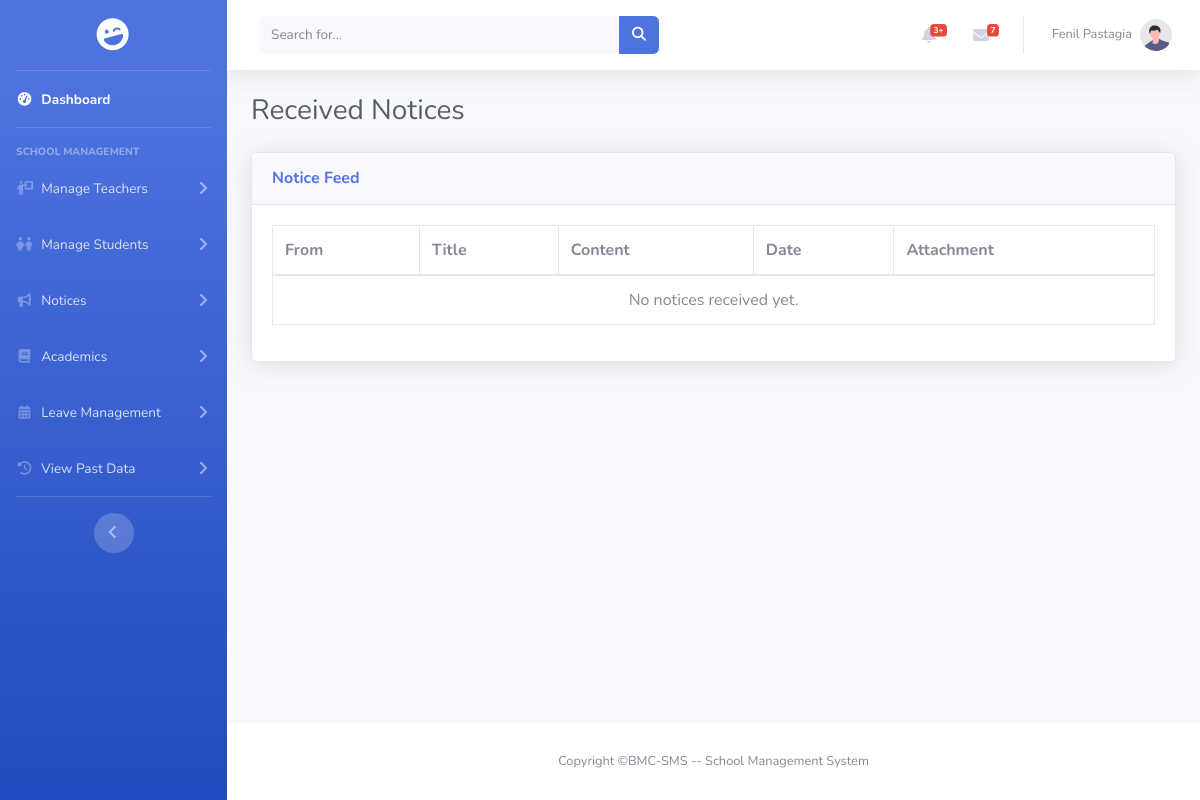
The app's page /pages/principal/view_notice.php (signed in), older data.
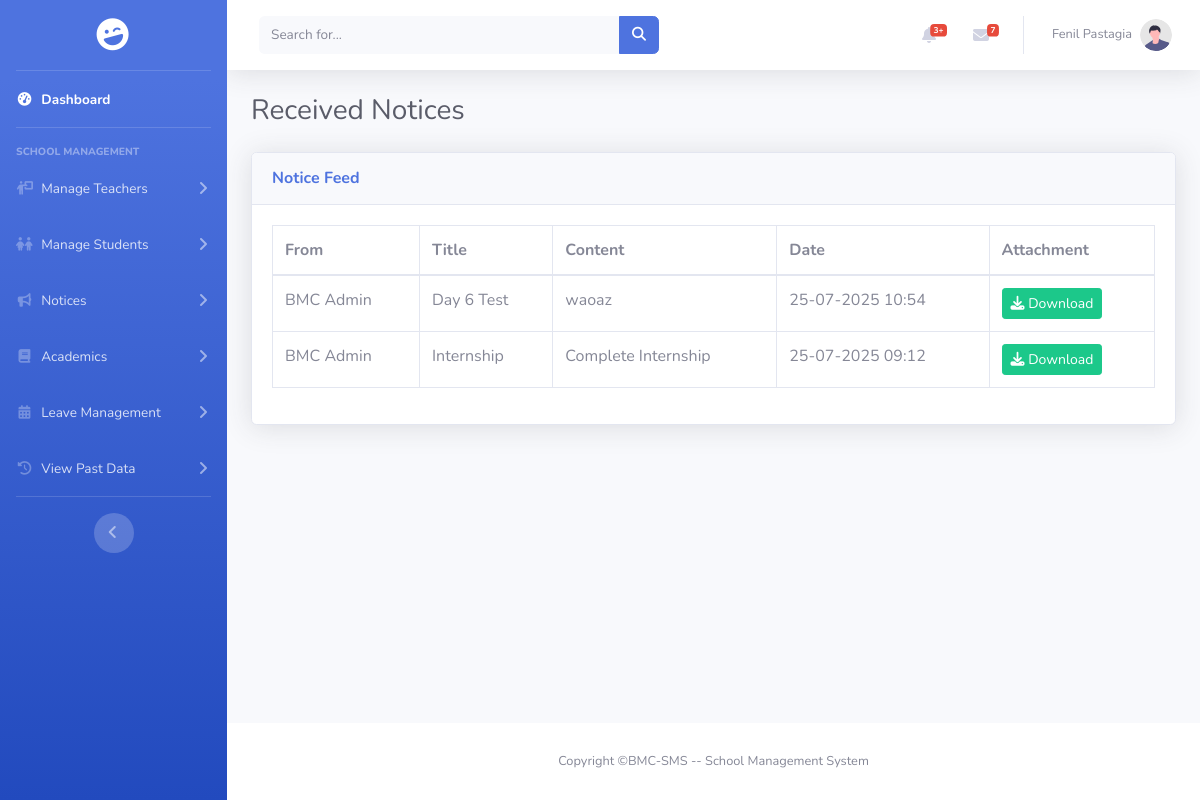
The same page, newer data.
### tables this page shows
CREATE TABLE `notice` (
  `id` int(11) NOT NULL,
  `user_id` int(11) NOT NULL,
  `title` varchar(255) NOT NULL,
  `content` text NOT NULL,
  `file_path` varchar(255) DEFAULT NULL,
  `original_filename` varchar(255) DEFAULT NULL,
  `created_at` timestamp NOT NULL DEFAULT current_timestamp()
);

### pages/principal/view_notice.php (the view, shortened to what this page needs)
<?php
include_once "../../includes/connect.php";
$notices = [];
$sql = "SELECT
            n.title,
            n.content,
            n.file_path,
            n.original_filename,
            n.created_at,
            'BMC Admin' as sender
         FROM notice n
         ORDER BY n.created_at DESC";
$stmt = $conn->prepare($sql);
if ($stmt) {
    $stmt->execute();
    $result = $stmt->get_result();
    while ($row = $result->fetch_assoc()) {
        $notices[] = $row;
    }
}
?>
<!DOCTYPE html>
<html lang="en">
<head>
    <link rel="stylesheet" href="https://cdnjs.cloudflare.com/ajax/libs/font-awesome/6.5.2/css/all.min.css" />
    <link rel="stylesheet" href="https://cdn.jsdelivr.net/npm/bootstrap@4.6.2/dist/css/bootstrap.min.css">
    <link rel="stylesheet" href="https://cdn.datatables.net/1.10.21/css/dataTables.bootstrap4.min.css">
    <link href="../../assets/css/sb-admin-2.min.css" rel="stylesheet">
    <link rel="stylesheet" href="../../assets/css/sidebar.css">
    <link rel="stylesheet" href="../../assets/css/scrollbar_hidden.css">
</head>
<body id="page-top">
    <div id="wrapper">
        <?php include '../../includes/sidebar.php'; ?>
        <div id="content-wrapper" class="d-flex flex-column">
            <div id="content">
                <?php include '../../includes/header.php'; ?>
                <div class="container-fluid">
                    <h1 class="h3 mb-4 text-gray-800">Received Notices</h1>
                    <div class="card shadow mb-4">
                        <div class="card-header py-3">
                            <h6 class="m-0 font-weight-bold text-primary">Notice Feed</h6>
                        </div>
                        <div class="card-body">
                            <div class="table-responsive">
                                <table class="table table-bordered" id="dataTable" width="100%" cellspacing="0">
                                    <thead>
                                        <tr>
                                            <th>From</th>
                                            <th>Title</th>
                                            <th>Content</th>
                                            <th>Date</th>
                                            <th>Attachment</th>
                                        </tr>
                                    </thead>
                                    <tbody>
                                        <?php foreach ($notices as $notice): ?>
                                            <tr>
                                                <td><?php echo htmlspecialchars($notice['sender']); ?></td>
                                                <td><?php echo htmlspecialchars($notice['title']); ?></td>
                                                <td><?php echo nl2br(htmlspecialchars($notice['content'])); ?></td>
                                                <td><?php echo date('d-m-Y H:i', strtotime($notice['created_at'])); ?></td>
                                                <td>
                                                    <?php if ($notice['file_path']): ?>
                                                        <a href="<?php echo htmlspecialchars($notice['file_path']); ?>" class="btn btn-success btn-sm" download="<?php echo htmlspecialchars($notice['original_filename']); ?>">
                                                            <i class="fas fa-download"></i> Download
                                                        </a>
                                                    <?php else: ?>
                                                        N/A
                                                    <?php endif; ?>
                                                </td>
                                            </tr>
                                        <?php endforeach; ?>
                                        <?php if (empty($notices)): ?>
                                            <tr>
                                                <td colspan="5" class="text-center">No notices received yet.</td>
                                            </tr>
                                        <?php endif; ?>
                                    </tbody>
                                </table>
                            </div>
                        </div>
                    </div>
                </div>
            </div>
            <?php include '../../includes/footer.php'; ?>
        </div>
    </div>
</body>
</html>

Row changes from the older to the newer data that the page shows:
added notice: sender "BMC Admin", title "Day 6 Test", content "waoaz", created_at "25-07-2025 10:54"
added notice: sender "BMC Admin", title "Internship", content "Complete Internship", created_at "25-07-2025 09:12"
Text that changed along with them:
text no longer shown: "No notices received yet."
